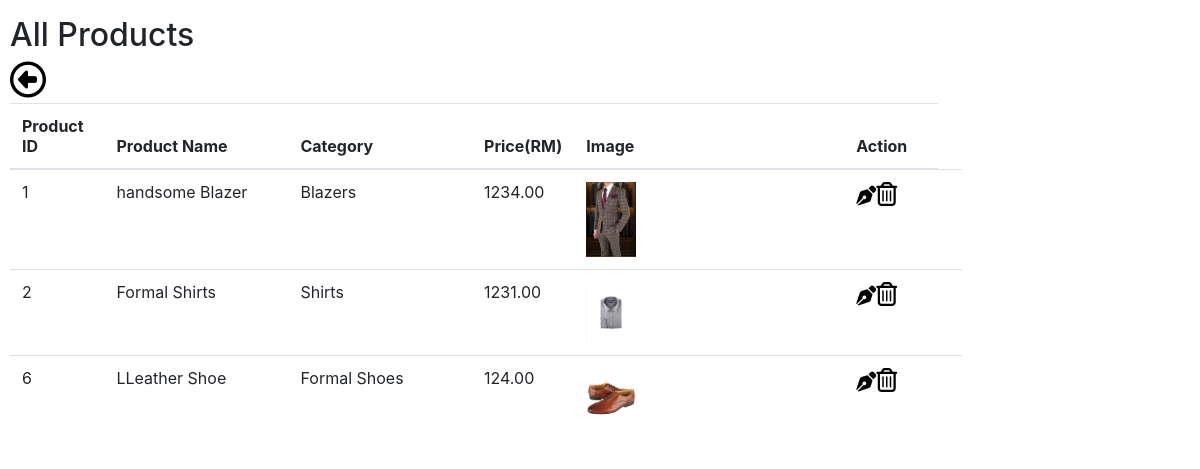
Screenshot of /webAssignment/manageProduct.php (signed in) with the database file from the repository.
### tables this page shows
CREATE TABLE `product` (
  `productID` int(10) NOT NULL,
  `cat_id` varchar(5) NOT NULL,
  `productName` varchar(30) NOT NULL,
  `price` double NOT NULL,
  `productImage` varchar(20) NOT NULL
);

### webAssignment/manageProduct.php (the view, shortened to what this page needs)
<html>
    <head>
        <?php include'links.php'; ?>
        <link rel="stylesheet" href="https://cdnjs.cloudflare.com/ajax/libs/font-awesome/4.7.0/css/font-awesome.min.css">
    </head>
    <body>
        <?php
        require_once 'config.php';
        $sql="SELECT * from product";
        $productArray = mysqli_query($link, $sql);
        ?>
        <div style="margin-left: 10px;">
        <h2>All Products</h2>
        <div style="margin-bottom: 5px;">
            <a href="welcome_admin.php" style="color:black;"><i class="fa fa-arrow-circle-o-left" style="font-size:36px"></i></a>
        </div>
        <table class="table" style="width:80%">
            <thead>
                <tr><th style="width:10%">Product ID</th><th style="width:20%">Product Name</th><th style="width:20%">Category</th><th style="width:10%">Price(RM)</th><th style="width:30%">Image</th><th style="width:10%">Action</th></tr>
            </thead>
            <tbody>
          <?php
            while ($row = $productArray->fetch_assoc()) {
                switch ($row['cat_id']) {
                    case "BL01":
                        $category = "Blazers";
                        break;
                    case "ST01":
                        $category = "Shirts";
                        break;
                    case "FS01":
                        $category = "Formal Shoes";
                        break;
                }
                echo "<tr>"
                    ."<td>{$row['productID']}</td>"
                    ."<td>{$row['productName']}</td>"
                    ."<td>{$category}</td>"
                    ."<td>",number_format((float)$row['price'],2,'.',''),"</td>"
                    ."<td><img src=\"./image/products/{$row["productImage"]}\"></td>"
                    ."<td><a  style='color : black;' href='editProduct.php?pID={$row['productID']}'><i style='font-size:20px' class='fas'>&#xf5ad;</i></a><a href='deleteProduct.php?pID={$row['productID']}'><i class='fa fa-trash-o' style='font-size:24px; color:black;'></i></a><td>";
            }
            ?>
            </tbody></table>
        </div>
    </body>
</html>

### webAssignment/links.php (shortened to what this page needs)
<link rel="stylesheet" href="https://maxcdn.bootstrapcdn.com/bootstrap/4.5.0/css/bootstrap.min.css">
<link href="assets/css/bootstrap.css" rel="stylesheet">
<link href="assets/css/homepage.css" rel="stylesheet">

### webAssignment/assets/css/homepage.css (style rules this page uses)
body { padding-top: 1rem; }
img { display: inline; width: 20%; height: auto; }

### webAssignment/manageProduct.php (style rules this page uses)
body { background-image: url('image/adminWallpaper.jpg'); background-repeat: no-repeat; background-attachment: fixed; background-size: 100% 100%; }

### rows the page displays
product: productID "1", productName "handsome Blazer", cat "Blazers", price "1234.00", productImage (picture)
product: productID "2", productName "Formal Shirts", cat "Shirts", price "1231.00", productImage (picture)
product: productID "6", productName "LLeather Shoe", cat "Formal Shoes", price "124.00", productImage (picture)
